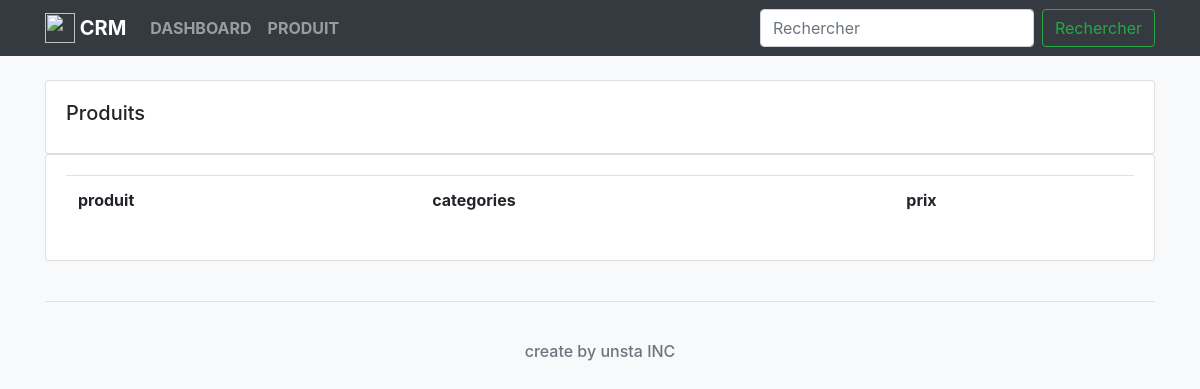
/product/, run on an earlier commit of the app's database.
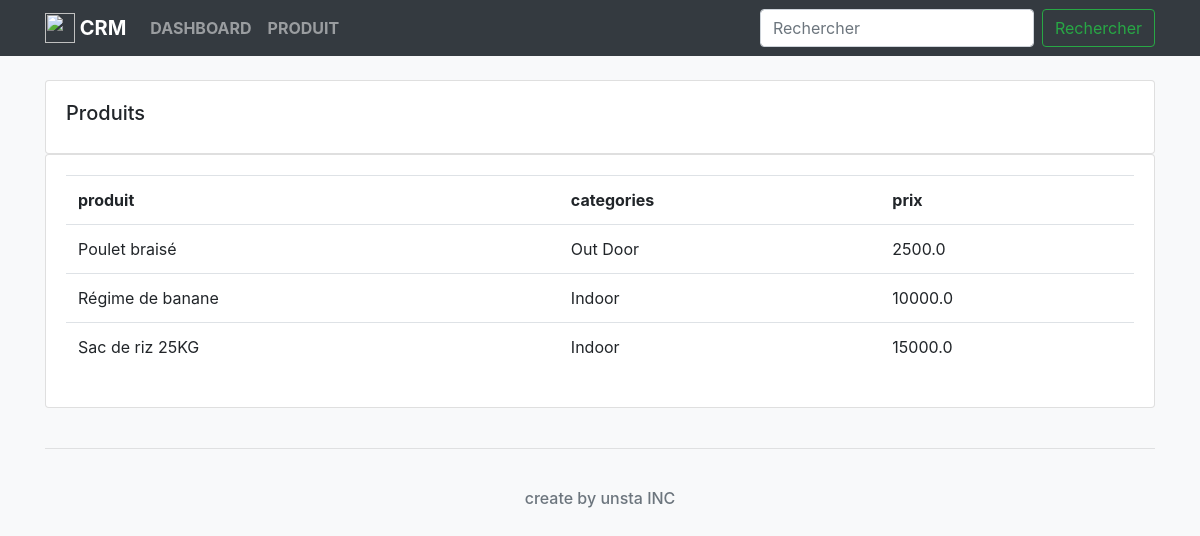
And on a later commit of the database.
### accounts/models.py (models this page shows, shortened)
class Product(models.Model):
    CATEGORIES = (
        ('Indoor', 'Indoor'),
        ('Out Door', 'Out Door'),
    )
    name = models.CharField('Nom du produit', max_length=200, null=True)
    price = models.FloatField('Prix du produit', null=True)
    category = models.CharField('Categorie du produit', choices=CATEGORIES, max_length=200, null=True)
    description = models.CharField('Description du produit', max_length=200, null=True, blank=True)
    date_created = models.DateTimeField("Date d'ajout", auto_now_add=True, null=True)
    tags = models.ManyToManyField(Tag, verbose_name='categorie')
    class Meta:
        verbose_name='Produit'

### accounts/views.py (the view)
# urls.py: path('product/', product, name='product'),
def product(request):
    page_title = 'tous les produits'
    all_products = Product.objects.all()
    context = {'title': page_title, 'products': all_products}
    template = 'accounts/product.html'
    return render(request, template, context)

### templates/accounts/product.html
{% extends "base.html" %}
{% block content %}
   <div class="row py-4">
        <div class="col-md">
            <div class="card card-body">
               <h5>Produits</h5>
            </div>
            <div class="card card-body">
               <table class="table">
                  <tr>
                     <th class="capitalize">produit</th>
                     <th class="capitalize">categories</th>
                     <th class="capitalize">prix</th>
                  </tr>
                  {% for p in products %}
                     <tr>
                        <td>{{ p.name }}</td>
                        <td>{{ p.category }}</td>
                        <td>{{ p.price }}</td>
                     </tr>
                  {% endfor %}
               </table>
            </div>
        </div>
    </div>
{% endblock content %}

What changed in the data, as far as the page shows it:
added Product: name "Poulet braisé", category "Out Door", price "2500.0"
added Product: name "Régime de banane", category "Indoor", price "10000.0"
added Product: name "Sac de riz 25KG", category "Indoor", price "15000.0"
